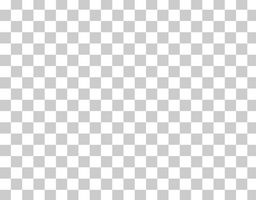
#> input picture Scripts/base.png, 256 x 200 px
$ python generate_risk_figure.py
#> lines starting #> are read from the running program, lines starting #| are printed output that depends on the picture
#!/usr/bin/python
from __future__ import division
from colorsys import hls_to_rgb
from PIL import Image, ImageDraw, ImageFont

# Generate a chart of the bivariate risk colouring scheme for the dissertation.
RISK_LEVELS = [(0.167, 0.720), (0.125, 0.450), (0.083, 0.500), (0.0, 0.500), (0.0, 0.250)]
RISK_TEXTS = ["Low", "Moderate", "Considerable", "High", "Very High"]
BLOCK_HEIGHT = 40
SATURATION_LEVELS = 256

base_image = Image.open("./base.png")
#> base_image is the input picture: PIL image 256x200 RGB; min 196, max 255, mean 228.8
chart_image = Image.new("RGB", (SATURATION_LEVELS, BLOCK_HEIGHT * len(RISK_LEVELS)))
#> chart_image: PIL image 256x200 RGB; every value is 0
chart_image_pixels = chart_image.load()
for j in range(len(RISK_LEVELS)):
    for i in range(SATURATION_LEVELS):
        x = i
        y = j * BLOCK_HEIGHT
        for h in range(BLOCK_HEIGHT):
            chart_image_pixels[x, y + h] = tuple(map(lambda x: int(round(x * 255)), hls_to_rgb(RISK_LEVELS[j][0], RISK_LEVELS[j][1], i / 255)))

text_draw = ImageDraw.Draw(chart_image)
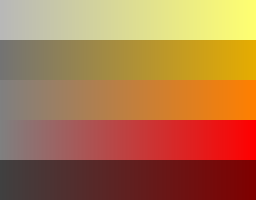
#> chart_image: PIL image 256x200 RGB; mean R, G, B 173.9, 117.1, 72.9
text_font = ImageFont.truetype("./helvetica-normal.ttf", 13)
height = BLOCK_HEIGHT / 4 * 2.7
for j in range(len(RISK_LEVELS)):
    text_draw.text((10, height), RISK_TEXTS[j], (0, 255, 42), font=text_font)
    height += BLOCK_HEIGHT
#> after the loop, height = 227

text_draw.text((10, 2), "Low Static Risk              High Static Risk", (0, 0, 0), font=text_font)

chart_image = Image.blend(base_image, chart_image, 0.9)
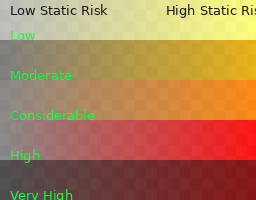
#> chart_image: PIL image 256x200 RGB; mean R, G, B 175.4, 127.7, 86.1
chart_image.save('../Dissertation/images/final-colour-scheme.png')
